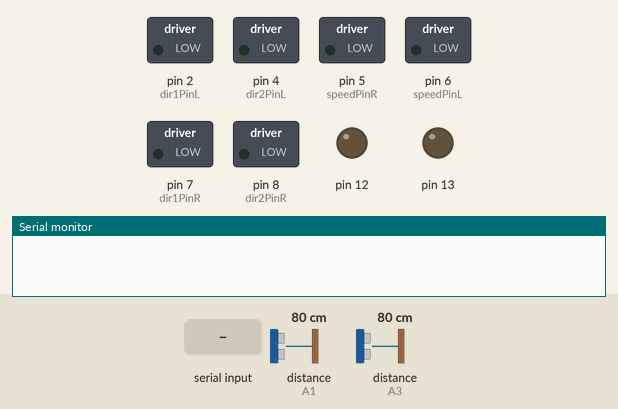
The sketch below on a simulated Arduino Uno, built with avr-gcc and run on an emulated ATmega328P. Shown: switched loads named in the sketch (green lamp = pin HIGH), output pins drawn as LEDs (lit = HIGH), the last lines printed to the serial monitor. The test bench sets the inputs (shaded band); at power-on: distance to the obstacle (sensors on A1, A3) 80 cm. The echo pulse lasts 58.3 µs per cm.

Above: at 1.2 s.
1.3 s: "-w\n" received over Serial
At 3.8 s:
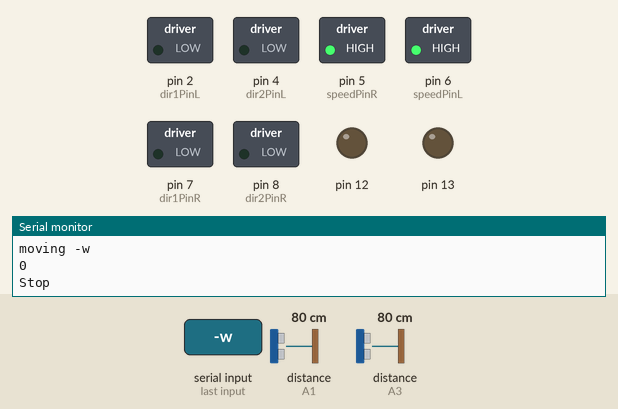
4.3 s: "-s\n" received over Serial
At 5.55 s:
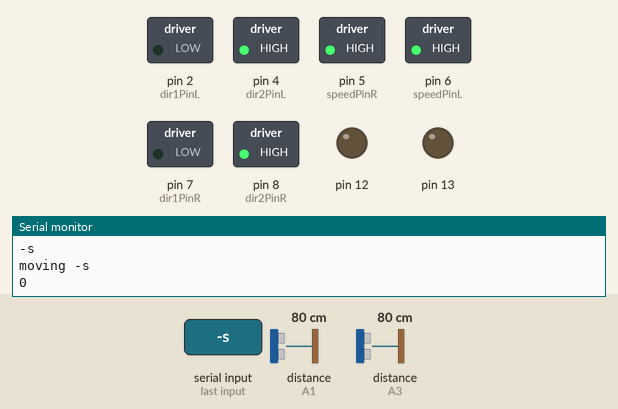
7.3 s: "-a\n" received over Serial
At 8.35 s:
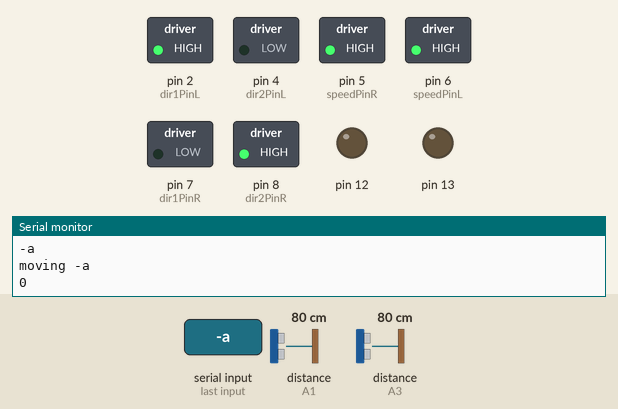
Timing chart, 0 to 10.3 s (numbered marks = the images above; inputs shaded):
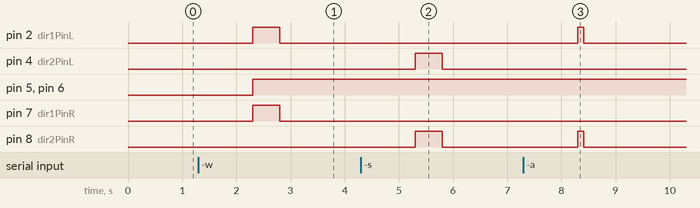

Measured:
- after the input at 1.3 s, pin 2 (dir1PinL), pin 7 (dir1PinR): LOW → HIGH after 1.0 s, → LOW 0.50 s later; pin 5 (speedPinR), pin 6 (speedPinL): LOW → HIGH after 1.0 s
- after the input at 4.3 s, pin 4 (dir2PinL), pin 8 (dir2PinR): LOW → HIGH after 1.0 s, → LOW 0.50 s later
- after the input at 7.3 s, pin 2 (dir1PinL), pin 8 (dir2PinR): LOW → HIGH after 1.0 s, → LOW 0.11 s later

The sketch:

arduino-code.ino
```cpp
#include "configuration.h"
#include <NewPing.h>
#include <Servo.h>

#define TRIG_PIN A0
#define ECHO_PIN A1
#define MAX_DISTANCE 35
#define TRIG_PIN2 A2
#define ECHO_PIN2 A3

NewPing sonar(TRIG_PIN, ECHO_PIN, MAX_DISTANCE);
NewPing sonar2(TRIG_PIN2, ECHO_PIN2, MAX_DISTANCE);

Servo myservo;

/*motor control*/
void go_Advance(void)  //Forward
{
  digitalWrite(dir1PinL, HIGH);
  digitalWrite(dir2PinL,LOW);
  digitalWrite(dir1PinR,HIGH);
  digitalWrite(dir2PinR,LOW);
}
void go_Left(void)  //Turn left
{
  digitalWrite(dir1PinL, HIGH);
  digitalWrite(dir2PinL,LOW);
  digitalWrite(dir1PinR,LOW);
  digitalWrite(dir2PinR,HIGH);
}
void go_Right(void)  //Turn right
{
  digitalWrite(dir1PinL, LOW);
  digitalWrite(dir2PinL,HIGH);
  digitalWrite(dir1PinR,HIGH);
  digitalWrite(dir2PinR,LOW);
}
void go_Back(void)  //Reverse
{
  digitalWrite(dir1PinL, LOW);
  digitalWrite(dir2PinL,HIGH);
  digitalWrite(dir1PinR,LOW);
  digitalWrite(dir2PinR,HIGH);
}
void stop_Stop()    //Stop
{
  digitalWrite(dir1PinL, LOW);
  digitalWrite(dir2PinL,LOW);
  digitalWrite(dir1PinR,LOW);
  digitalWrite(dir2PinR,LOW);
}

/*set motor speed */
void set_Motorspeed(int speed_L,int speed_R)
{
  analogWrite(speedPinL,speed_L);
  analogWrite(speedPinR,speed_R);
}

//Pins initialize
void init_GPIO()
{
  pinMode(dir1PinL, OUTPUT);
  pinMode(dir2PinL, OUTPUT);
  pinMode(speedPinL, OUTPUT);

  pinMode(dir1PinR, OUTPUT);
  pinMode(dir2PinR, OUTPUT);
  pinMode(speedPinR, OUTPUT);
  stop_Stop();
}

String rx="";
String command="";
unsigned long prevTime = millis();
unsigned long prevTime2 = millis();
int thisNote = 0;
bool playing = false;
bool song = false;
int interval = 0;

void setup() {
  Serial.begin(9600);
  init_GPIO();
  pinMode(12, OUTPUT);
  pinMode(13, OUTPUT);
  delay(50);
}

void loop() {

  unsigned long currentTime = millis();
  int distance = sonar.ping_cm();
  int distance2 = sonar2.ping_cm();

  if(distance == 0){
    distance = 50;
  }
  if(distance2 == 0){
    distance2 = 50;
  }
  if((distance < 25 || distance2 < 25) && command == "up"){
    stop_Stop();
  }


  if (Serial.available() > 0) {
    rx = Serial.readStringUntil("\n");
    Serial.println(rx);

    if(rx == "Up" && command == ""){
      Serial.println("Moving Forward");
      go_Advance();
      set_Motorspeed(255,255);
      prevTime = currentTime;
      command = "up";
    }
    if(rx.startsWith("-w") && command == ""){
      Serial.println("moving -w");
      int spaceIndex = rx.indexOf(' ');
      String numberString = rx.substring(spaceIndex + 1);
      Serial.println(numberString.toInt());
      interval = numberString.toInt();
      go_Advance();
      set_Motorspeed(255,255);
      prevTime = currentTime;
      command = "up";
    }
    if(rx == "Down" && command == ""){
      Serial.println("Moving Back");
      go_Back();
      set_Motorspeed(255,255);
      prevTime = currentTime;
      command = "down";
    }
    if(rx.startsWith("-s") && command == ""){
      Serial.println("moving -s");
      int spaceIndex = rx.indexOf(' ');
      String numberString = rx.substring(spaceIndex + 1);
      Serial.println(numberString.toInt());
      interval = numberString.toInt();
      go_Back();
      set_Motorspeed(255,255);
      prevTime = currentTime;
      command = "down";
    }
    if(rx == "Left" && command == ""){
      Serial.println("Moving Left");
      go_Left();
      set_Motorspeed(255,255);
      prevTime = currentTime;
      command = "left";
    }
    if(rx.startsWith("-a") && command == ""){
      Serial.println("moving -a");
      int spaceIndex = rx.indexOf(' ');
      String numberString = rx.substring(spaceIndex + 1);
      Serial.println(numberString.toInt());
      interval = numberString.toInt();
      go_Left();
      set_Motorspeed(255,255);
      prevTime = currentTime;
      command = "left";
    }
    if(rx == "Right" && command == ""){
      Serial.println("Moving Right");
      go_Right();
      set_Motorspeed(255,255);
      prevTime = currentTime;
      command = "right";
    }
    if(rx.startsWith("-d") && command == ""){
      Serial.println("moving -d");
      int spaceIndex = rx.indexOf(' ');
      String numberString = rx.substring(spaceIndex + 1);
      Serial.println(numberString.toInt());
      interval = numberString.toInt();
      go_Right();
      set_Motorspeed(255,255);
      prevTime = currentTime;
      command = "right";
    }
    if(rx == "on"){
      Serial.println("Led On");
      digitalWrite(12, HIGH);
      digitalWrite(13, HIGH);
    }
    if(rx == "off"){
      Serial.println("Led Off");
      digitalWrite(12, LOW);
      digitalWrite(13, LOW);
    }
    if(rx == "open"){
      Serial.println("Gripper Opened");
      myservo.attach(9);
      myservo.write(180);
      delay(300);
      myservo.detach();
    }
    if(rx == "close"){
      Serial.println("Gripper Closed");
      myservo.attach(9);
      myservo.write(0);
      delay(500);
      myservo.detach();
    }
    if(rx == "song"){
      song = true;
      thisNote = 0;
      prevTime2 = currentTime;
    }
    if(rx == "song_stop"){
      song = false;
    }
  }
  if(command == "up" || command == "down"){
    int delay = 1500;
    if (interval > 0) {
      delay = interval;
    }
    if(millis() - prevTime > delay){
      stop_Stop();
      Serial.println("Stop");
      command = "";
      interval = 0;
    }
  }
  if(command == "left" || command == "right"){
    int delay = 1100;
    if (interval > 0) {
      delay = interval;
    }
    if(currentTime - prevTime > delay){
      stop_Stop();
      Serial.println("Stop");
      command = "";
      interval = 0;
    }
  }

  if(song == true){
    /*if(currentTime - prevTime2 > noteDuration){
      noTone(buzzer);
      thisNote = thisNote + 2;
      playing = false;
      prevTime2 = currentTime;
      //Serial.println(thisNote);
      if(thisNote > (sizeof(melody)/2)){
        song = false;
      }
    }
    if(thisNote < notes * 2 && playing == false){
      playing = true;
      divider = melody[thisNote + 1];
      //divider = pgm_read_word_near(melody+thisNote + 1);
      if (divider > 0) {
        noteDuration = (wholenote) / divider;
      } else if (divider < 0) {
        noteDuration = (wholenote) / abs(divider);
        noteDuration *= 1.5;
      }
      tone(buzzer, melody[thisNote], noteDuration*0.9);
      //tone(buzzer, pgm_read_word_near(melody+thisNote), noteDuration * 0.9);
    }*/
  }
}
```

configuration.h
```cpp
/*Declare L298N Dual H-Bridge Motor Controller directly since there is not a library to load.*/
//Define L298N Dual H-Bridge Motor Controller Pins
#define dir1PinL  2    //Motor direction
#define dir2PinL  4    //Motor direction
#define speedPinL 6    // Needs to be a PWM pin to be able to control motor speed

#define dir1PinR  7    //Motor direction
#define dir2PinR  8   //Motor direction
#define speedPinR 5    // Needs to be a PWM pin to be able to control motor speed


#define NOTE_B0  31
#define NOTE_C1  33
#define NOTE_CS1 35
#define NOTE_D1  37
#define NOTE_DS1 39
#define NOTE_E1  41
#define NOTE_F1  44
#define NOTE_FS1 46
#define NOTE_G1  49
#define NOTE_GS1 52
#define NOTE_A1  55
#define NOTE_AS1 58
#define NOTE_B1  62
#define NOTE_C2  65
#define NOTE_CS2 69
#define NOTE_D2  73
#define NOTE_DS2 78
#define NOTE_E2  82
#define NOTE_F2  87
#define NOTE_FS2 93
#define NOTE_G2  98
#define NOTE_GS2 104
#define NOTE_A2  110
#define NOTE_AS2 117
#define NOTE_B2  123
#define NOTE_C3  131
#define NOTE_CS3 139
#define NOTE_D3  147
#define NOTE_DS3 156
#define NOTE_E3  165
#define NOTE_F3  175
#define NOTE_FS3 185
#define NOTE_G3  196
#define NOTE_GS3 208
#define NOTE_A3  220
#define NOTE_AS3 233
#define NOTE_B3  247
#define NOTE_C4  262
#define NOTE_CS4 277
#define NOTE_D4  294
#define NOTE_DS4 311
#define NOTE_E4  330
#define NOTE_F4  349
#define NOTE_FS4 370
#define NOTE_G4  392
#define NOTE_GS4 415
#define NOTE_A4  440
#define NOTE_AS4 466
#define NOTE_B4  494
#define NOTE_C5  523
#define NOTE_CS5 554
#define NOTE_D5  587
#define NOTE_DS5 622
#define NOTE_E5  659
#define NOTE_F5  698
#define NOTE_FS5 740
#define NOTE_G5  784
#define NOTE_GS5 831
#define NOTE_A5  880
#define NOTE_AS5 932
#define NOTE_B5  988
#define NOTE_C6  1047
#define NOTE_CS6 1109
#define NOTE_D6  1175
#define NOTE_DS6 1245
#define NOTE_E6  1319
#define NOTE_F6  1397
#define NOTE_FS6 1480
#define NOTE_G6  1568
#define NOTE_GS6 1661
#define NOTE_A6  1760
#define NOTE_AS6 1865
#define NOTE_B6  1976
#define NOTE_C7  2093
#define NOTE_CS7 2217
#define NOTE_D7  2349
#define NOTE_DS7 2489
#define NOTE_E7  2637
#define NOTE_F7  2794
#define NOTE_FS7 2960
#define NOTE_G7  3136
#define NOTE_GS7 3322
#define NOTE_A7  3520
#define NOTE_AS7 3729
#define NOTE_B7  3951
#define NOTE_C8  4186
#define NOTE_CS8 4435
#define NOTE_D8  4699
#define NOTE_DS8 4978
#define REST      0


// change this to make the song slower or faster
int tempo = 114;

// change this to whichever pin you want to use
int buzzer = 11;

// notes of the moledy followed by the duration.
// a 4 means a quarter note, 8 an eighteenth , 16 sixteenth, so on
// !!negative numbers are used to represent dotted notes,
// so -4 means a dotted quarter note, that is, a quarter plus an eighteenth!!
int melody[] = {

  // Never Gonna Give You Up - Rick Astley
  // Score available at https://musescore.com/chlorondria_5/never-gonna-give-you-up_alto-sax
  // Arranged by Chlorondria

  NOTE_D5,-4, NOTE_E5,-4, NOTE_A4,4, //1
  NOTE_E5,-4, NOTE_FS5,-4, NOTE_A5,16, NOTE_G5,16, NOTE_FS5,8,
  NOTE_D5,-4, NOTE_E5,-4, NOTE_A4,2,
  NOTE_A4,16, NOTE_A4,16, NOTE_B4,16, NOTE_D5,8, NOTE_D5,16,
  NOTE_D5,-4, NOTE_E5,-4, NOTE_A4,4, //repeat from 1
  NOTE_E5,-4, NOTE_FS5,-4, NOTE_A5,16, NOTE_G5,16, NOTE_FS5,8,
  NOTE_D5,-4, NOTE_E5,-4, NOTE_A4,2,
  NOTE_A4,16, NOTE_A4,16, NOTE_B4,16, NOTE_D5,8, NOTE_D5,16,
  REST,4, NOTE_B4,8, NOTE_CS5,8, NOTE_D5,8, NOTE_D5,8, NOTE_E5,8, NOTE_CS5,-8,
  NOTE_B4,16, NOTE_A4,2, REST,4,

  REST,8, NOTE_B4,8, NOTE_B4,8, NOTE_CS5,8, NOTE_D5,8, NOTE_B4,4, NOTE_A4,8, //7
  NOTE_A5,8, REST,8, NOTE_A5,8, NOTE_E5,-4, REST,4,
  NOTE_B4,8, NOTE_B4,8, NOTE_CS5,8, NOTE_D5,8, NOTE_B4,8, NOTE_D5,8, NOTE_E5,8, REST,8,
  REST,8, NOTE_CS5,8, NOTE_B4,8, NOTE_A4,-4, REST,4,
  REST,8, NOTE_B4,8, NOTE_B4,8, NOTE_CS5,8, NOTE_D5,8, NOTE_B4,8, NOTE_A4,4,
  NOTE_E5,8, NOTE_E5,8, NOTE_E5,8, NOTE_FS5,8, NOTE_E5,4, REST,4,

  NOTE_D5,2, NOTE_E5,8, NOTE_FS5,8, NOTE_D5,8, //13
  NOTE_E5,8, NOTE_E5,8, NOTE_E5,8, NOTE_FS5,8, NOTE_E5,4, NOTE_A4,4,
  REST,2, NOTE_B4,8, NOTE_CS5,8, NOTE_D5,8, NOTE_B4,8,
  REST,8, NOTE_E5,8, NOTE_FS5,8, NOTE_E5,-4, NOTE_A4,16, NOTE_B4,16, NOTE_D5,16, NOTE_B4,16,
  NOTE_FS5,-8, NOTE_FS5,-8, NOTE_E5,-4, NOTE_A4,16, NOTE_B4,16, NOTE_D5,16, NOTE_B4,16,

  NOTE_E5,-8, NOTE_E5,-8, NOTE_D5,-8, NOTE_CS5,16, NOTE_B4,-8, NOTE_A4,16, NOTE_B4,16, NOTE_D5,16, NOTE_B4,16, //18
  NOTE_D5,4, NOTE_E5,8, NOTE_CS5,-8, NOTE_B4,16, NOTE_A4,8, NOTE_A4,8, NOTE_A4,8,
  NOTE_E5,4, NOTE_D5,2, NOTE_A4,16, NOTE_B4,16, NOTE_D5,16, NOTE_B4,16,
  NOTE_FS5,-8, NOTE_FS5,-8, NOTE_E5,-4, NOTE_A4,16, NOTE_B4,16, NOTE_D5,16, NOTE_B4,16,
  NOTE_A5,4, NOTE_CS5,8, NOTE_D5,-8, NOTE_CS5,16, NOTE_B4,8, NOTE_A4,16, NOTE_B4,16, NOTE_D5,16, NOTE_B4,16,

  NOTE_D5,4, NOTE_E5,8, NOTE_CS5,-8, NOTE_B4,16, NOTE_A4,4, NOTE_A4,8,  //23
  NOTE_E5,4, NOTE_D5,2, REST,4,
  REST,8, NOTE_B4,8, NOTE_D5,8, NOTE_B4,8, NOTE_D5,8, NOTE_E5,4, REST,8,
  REST,8, NOTE_CS5,8, NOTE_B4,8, NOTE_A4,-4, REST,4,
  REST,8, NOTE_B4,8, NOTE_B4,8, NOTE_CS5,8, NOTE_D5,8, NOTE_B4,8, NOTE_A4,4,
  REST,8, NOTE_A5,8, NOTE_A5,8, NOTE_E5,8, NOTE_FS5,8, NOTE_E5,8, NOTE_D5,8,

  REST,8, NOTE_A4,8, NOTE_B4,8, NOTE_CS5,8, NOTE_D5,8, NOTE_B4,8, //29
  REST,8, NOTE_CS5,8, NOTE_B4,8, NOTE_A4,-4, REST,4,
  NOTE_B4,8, NOTE_B4,8, NOTE_CS5,8, NOTE_D5,8, NOTE_B4,8, NOTE_A4,4, REST,8,
  REST,8, NOTE_E5,8, NOTE_E5,8, NOTE_FS5,4, NOTE_E5,-4,
  NOTE_D5,2, NOTE_D5,8, NOTE_E5,8, NOTE_FS5,8, NOTE_E5,4,
  NOTE_E5,8, NOTE_E5,8, NOTE_FS5,8, NOTE_E5,8, NOTE_A4,8, NOTE_A4,4,

  REST,-4, NOTE_A4,8, NOTE_B4,8, NOTE_CS5,8, NOTE_D5,8, NOTE_B4,8, //35
  REST,8, NOTE_E5,8, NOTE_FS5,8, NOTE_E5,-4, NOTE_A4,16, NOTE_B4,16, NOTE_D5,16, NOTE_B4,16,
  NOTE_FS5,-8, NOTE_FS5,-8, NOTE_E5,-4, NOTE_A4,16, NOTE_B4,16, NOTE_D5,16, NOTE_B4,16,
  NOTE_E5,-8, NOTE_E5,-8, NOTE_D5,-8, NOTE_CS5,16, NOTE_B4,8, NOTE_A4,16, NOTE_B4,16, NOTE_D5,16, NOTE_B4,16,
  NOTE_D5,4, NOTE_E5,8, NOTE_CS5,-8, NOTE_B4,16, NOTE_A4,4, NOTE_A4,8,

   NOTE_E5,4, NOTE_D5,2, NOTE_A4,16, NOTE_B4,16, NOTE_D5,16, NOTE_B4,16, //40
  NOTE_FS5,-8, NOTE_FS5,-8, NOTE_E5,-4, NOTE_A4,16, NOTE_B4,16, NOTE_D5,16, NOTE_B4,16,
  NOTE_A5,4, NOTE_CS5,8, NOTE_D5,-8, NOTE_CS5,16, NOTE_B4,8, NOTE_A4,16, NOTE_B4,16, NOTE_D5,16, NOTE_B4,16,
  NOTE_D5,4, NOTE_E5,8, NOTE_CS5,-8, NOTE_B4,16, NOTE_A4,4, NOTE_A4,8,
  NOTE_E5,4, NOTE_D5,2, NOTE_A4,16, NOTE_B4,16, NOTE_D5,16, NOTE_B4,16,

  NOTE_FS5,-8, NOTE_FS5,-8, NOTE_E5,-4, NOTE_A4,16, NOTE_B4,16, NOTE_D5,16, NOTE_B4,16, //45
  NOTE_A5,4, NOTE_CS5,8, NOTE_D5,-8, NOTE_CS5,16, NOTE_B4,8, NOTE_A4,16, NOTE_B4,16, NOTE_D5,16, NOTE_B4,16,
  NOTE_D5,4, NOTE_E5,8, NOTE_CS5,-8, NOTE_B4,16, NOTE_A4,4, NOTE_A4,8,
  NOTE_E5,4, NOTE_D5,2, NOTE_A4,16, NOTE_B4,16, NOTE_D5,16, NOTE_B4,16,
  NOTE_FS5,-8, NOTE_FS5,-8, NOTE_E5,-4, NOTE_A4,16, NOTE_B4,16, NOTE_D5,16, NOTE_B4,16, //45

  NOTE_A5,4, NOTE_CS5,8, NOTE_D5,-8, NOTE_CS5,16, NOTE_B4,8, NOTE_A4,16, NOTE_B4,16, NOTE_D5,16, NOTE_B4,16,
  NOTE_D5,4, NOTE_E5,8, NOTE_CS5,-8, NOTE_B4,16, NOTE_A4,4, NOTE_A4,8,

  NOTE_E5,4, NOTE_D5,2, REST,4
};


// sizeof gives the number of bytes, each int value is composed of two bytes (16 bits)
// there are two values per note (pitch and duration), so for each note there are four bytes
int notes = sizeof(melody) / sizeof(melody[0]) / 2;

// this calculates the duration of a whole note in ms
int wholenote = (60000 * 4) / tempo;

int divider = 0, noteDuration = 0;
```
